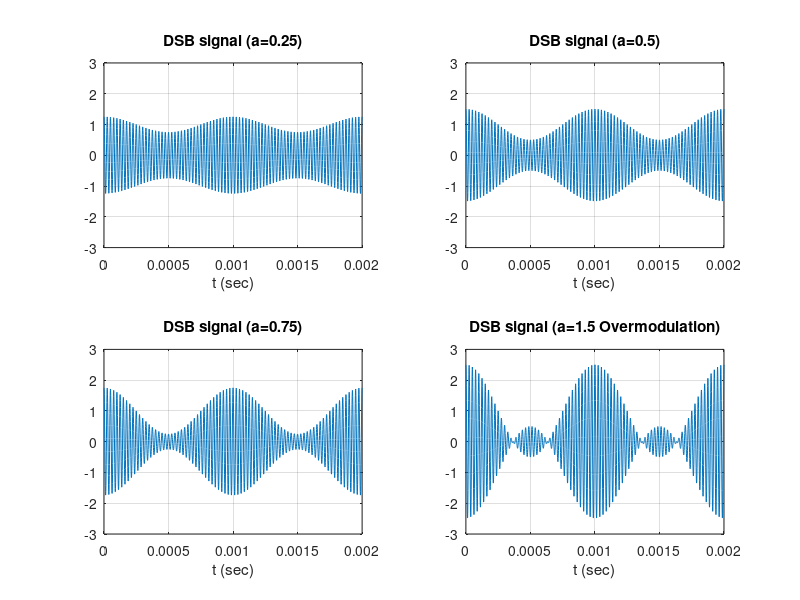

MATLAB code for this plot:
% File: DSBAMsignals.m 
% Examples of conventional DSB-AM modulated signals with a
% narrowband sinusoidal message signal.
% Copyright (c) 2009. San Jose State University.
clear all
fm=1000;        % Message frequency
fc=40000;       % Carrier frequency
t=0:1e-6:2e-3;  % Time range

a=0.25;          % Modulation index
u = (1+a*cos(2*pi*fm*t)).*cos(2*pi*fc*t);
subplot(2,2,1)
plot(t,u), grid on, xlabel('t (sec)'), title('DSB signal (a=0.25)')
axis([0 2e-3 -3 3])

a=0.5;          % Modulation index
u = (1+a*cos(2*pi*fm*t)).*cos(2*pi*fc*t);
subplot(2,2,2)
plot(t,u), grid on, xlabel('t (sec)'), title('DSB signal (a=0.5)')
axis([0 2e-3 -3 3])

a=0.75;          % Modulation index
u = (1+a*cos(2*pi*fm*t)).*cos(2*pi*fc*t);
subplot(2,2,3)
plot(t,u), grid on, xlabel('t (sec)'), title('DSB signal (a=0.75)')
axis([0 2e-3 -3 3])

a=1.5;          % Modulation index
u = (1+a*cos(2*pi*fm*t)).*cos(2*pi*fc*t);
subplot(2,2,4)
plot(t,u), grid on, xlabel('t (sec)'), title('DSB signal (a=1.5 Overmodulation)')
axis([0 2e-3 -3 3])
